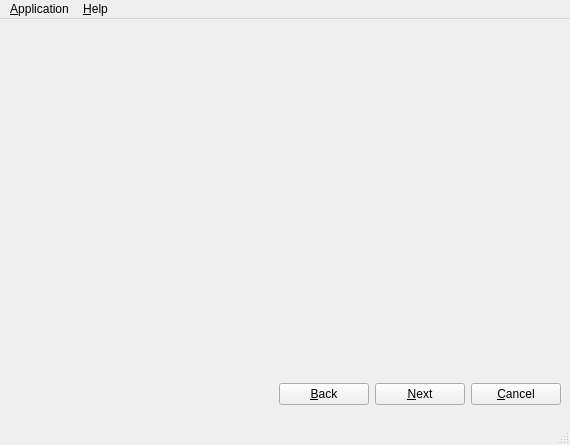
<ui version="4.0" >
 <class>TestbedSta</class>
 <widget class="QMainWindow" name="TestbedSta" >
  <property name="geometry" >
   <rect>
    <x>0</x>
    <y>0</y>
    <width>570</width>
    <height>445</height>
   </rect>
  </property>
  <property name="sizePolicy" >
   <sizepolicy>
    <hsizetype>0</hsizetype>
    <vsizetype>0</vsizetype>
    <horstretch>0</horstretch>
    <verstretch>0</verstretch>
   </sizepolicy>
  </property>
  <property name="minimumSize" >
   <size>
    <width>570</width>
    <height>445</height>
   </size>
  </property>
  <property name="maximumSize" >
   <size>
    <width>570</width>
    <height>445</height>
   </size>
  </property>
  <property name="windowTitle" >
   <string>WiFi - Protected Setup Station Application</string>
  </property>
  <widget class="QWidget" name="centralwidget" >
   <widget class="QWidget" name="horizontalLayout" >
    <property name="geometry" >
     <rect>
      <x>10</x>
      <y>360</y>
      <width>551</width>
      <height>31</height>
     </rect>
    </property>
    <layout class="QHBoxLayout" >
     <property name="margin" >
      <number>0</number>
     </property>
     <property name="spacing" >
      <number>6</number>
     </property>
     <item>
      <spacer>
       <property name="orientation" >
        <enum>Qt::Horizontal</enum>
       </property>
       <property name="sizeHint" >
        <size>
         <width>40</width>
         <height>20</height>
        </size>
       </property>
      </spacer>
     </item>
     <item>
      <spacer>
       <property name="orientation" >
        <enum>Qt::Horizontal</enum>
       </property>
       <property name="sizeHint" >
        <size>
         <width>40</width>
         <height>20</height>
        </size>
       </property>
      </spacer>
     </item>
     <item>
      <spacer>
       <property name="orientation" >
        <enum>Qt::Horizontal</enum>
       </property>
       <property name="sizeHint" >
        <size>
         <width>40</width>
         <height>20</height>
        </size>
       </property>
      </spacer>
     </item>
     <item>
      <widget class="QPushButton" name="pbBack" >
       <property name="sizePolicy" >
        <sizepolicy>
         <hsizetype>7</hsizetype>
         <vsizetype>0</vsizetype>
         <horstretch>0</horstretch>
         <verstretch>0</verstretch>
        </sizepolicy>
       </property>
       <property name="text" >
        <string>&amp;Back</string>
       </property>
      </widget>
     </item>
     <item>
      <widget class="QPushButton" name="pbNext" >
       <property name="sizePolicy" >
        <sizepolicy>
         <hsizetype>7</hsizetype>
         <vsizetype>0</vsizetype>
         <horstretch>0</horstretch>
         <verstretch>0</verstretch>
        </sizepolicy>
       </property>
       <property name="text" >
        <string>&amp;Next</string>
       </property>
      </widget>
     </item>
     <item>
      <widget class="QPushButton" name="pbCancel" >
       <property name="sizePolicy" >
        <sizepolicy>
         <hsizetype>7</hsizetype>
         <vsizetype>0</vsizetype>
         <horstretch>0</horstretch>
         <verstretch>0</verstretch>
        </sizepolicy>
       </property>
       <property name="text" >
        <string>&amp;Cancel</string>
       </property>
      </widget>
     </item>
    </layout>
   </widget>
   <widget class="QFrame" name="frame" >
    <property name="geometry" >
     <rect>
      <x>10</x>
      <y>10</y>
      <width>551</width>
      <height>341</height>
     </rect>
    </property>
    <property name="frameShadow" >
     <enum>QFrame::Raised</enum>
    </property>
   </widget>
  </widget>
  <widget class="QMenuBar" name="menubar" >
   <property name="geometry" >
    <rect>
     <x>0</x>
     <y>0</y>
     <width>570</width>
     <height>27</height>
    </rect>
   </property>
   <widget class="QMenu" name="menu_Application" >
    <property name="title" >
     <string>&amp;Application</string>
    </property>
    <addaction name="actQuit" />
   </widget>
   <widget class="QMenu" name="menu_Help" >
    <property name="title" >
     <string>&amp;Help</string>
    </property>
    <addaction name="actAbout" />
   </widget>
   <addaction name="menu_Application" />
   <addaction name="menu_Help" />
  </widget>
  <widget class="QStatusBar" name="statusbar" />
  <action name="actQuit" >
   <property name="text" >
    <string>&amp;Quit</string>
   </property>
  </action>
  <action name="actAbout" >
   <property name="text" >
    <string>A&amp;bout</string>
   </property>
  </action>
 </widget>
 <tabstops>
  <tabstop>pbNext</tabstop>
  <tabstop>pbCancel</tabstop>
  <tabstop>pbBack</tabstop>
 </tabstops>
 <resources/>
 <connections/>
</ui>
